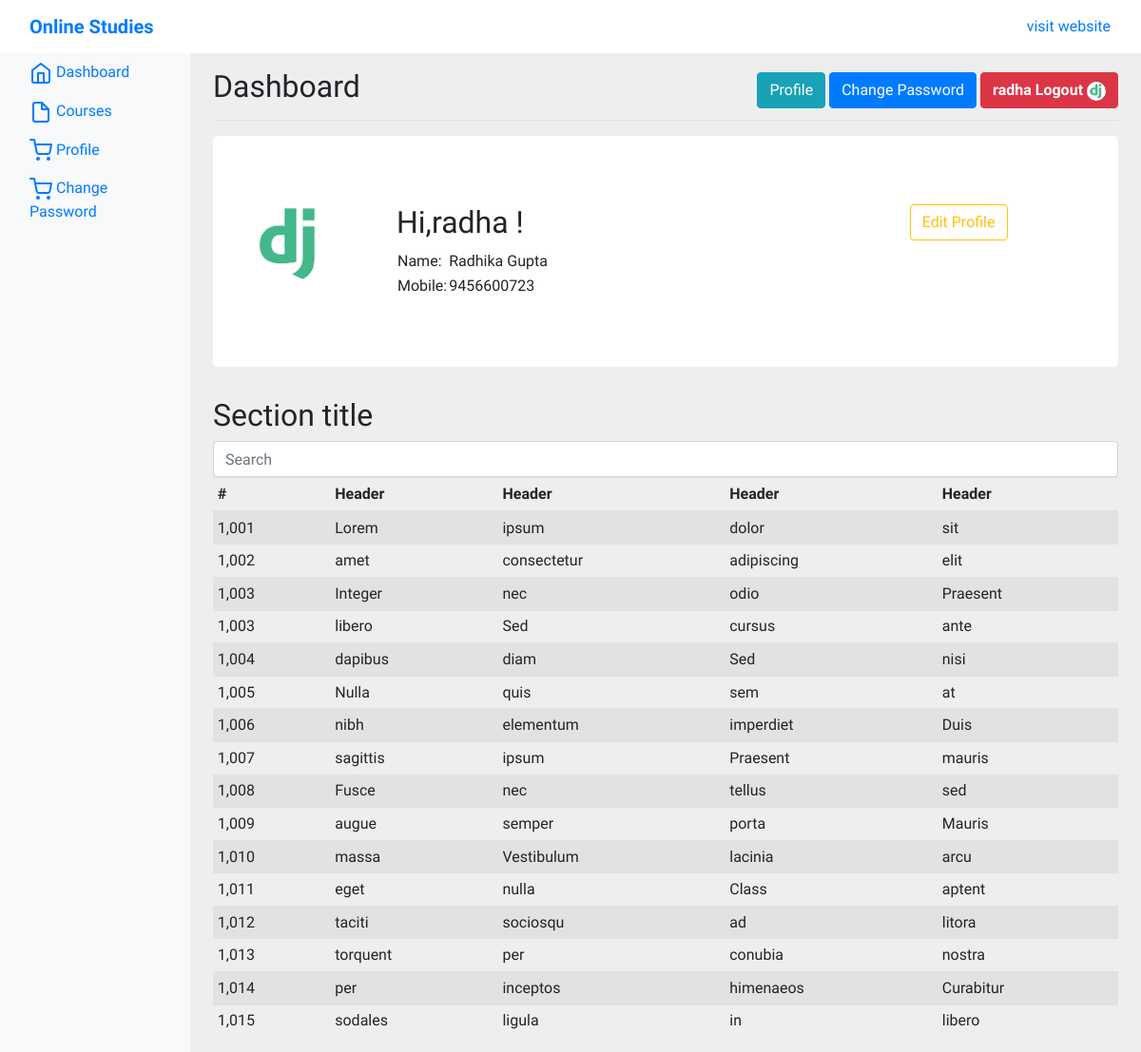
The app's page /accounts/ (signed in), older data.
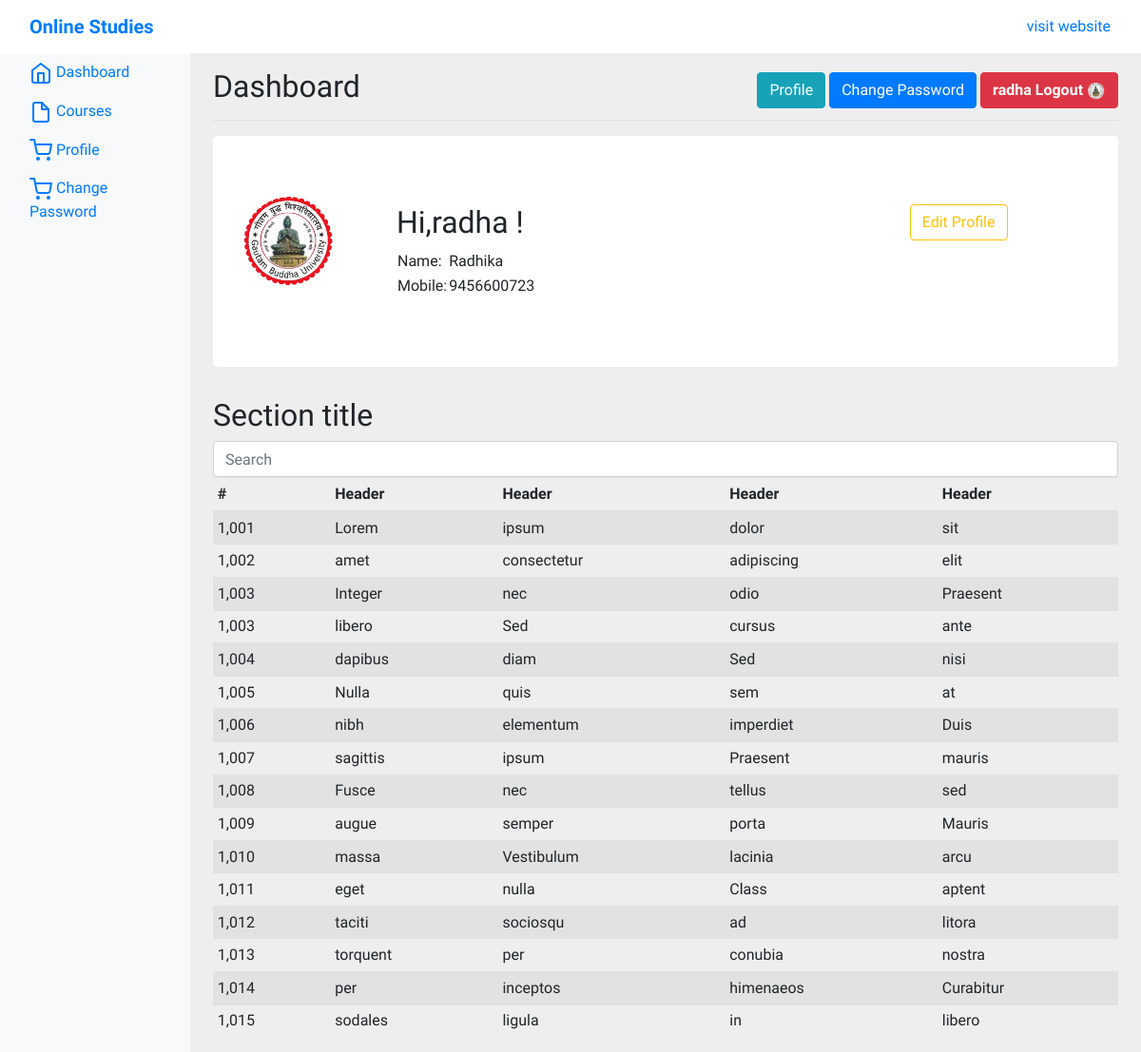
The same page, newer data.
### accounts/models.py (models this page shows, shortened)
class StudentProfile(models.Model):
    GENDER_MALE = [
        ('Male', "Male"),
        ('Female', "Female"),
        ('Other', "Other"),
    ]
    user = models.OneToOneField(User, on_delete=models.CASCADE)
    stu_roll = models.IntegerField(default=100)
    name = models.CharField(max_length=100)
    image = models.ImageField(upload_to="student_profile", default="ques.png")
    age = models.IntegerField(default=0)
    dob = models.DateField(default=datetime.today)
    gender = models.CharField(choices=GENDER_MALE, max_length=10)
    about = models.TextField()
    status = models.BooleanField(default=True)
    joining_date = models.DateTimeField(auto_now_add=True)
    update_date = models.DateTimeField(auto_now=True)
    address = models.TextField()
    mobile = models.CharField(default="", max_length=12)

### accounts/views.py (the view)
# urls.py: path('', ac_views.dashboard, name="dashboard"),
def dashboard(request):
    context = dict()
    if not request.user.is_authenticated:
        return redirect('login')
    print(request.user)
    student = StudentProfile.objects.get(user=request.user)
    context['student'] = student
    return render(request, 'accounts/dashboard.html', context)

### accounts/templates/accounts/dashboard.html (shortened to what this page needs)
{% extends 'includes/main.html'%}
{% block body%}
<nav class="navbar navbar-primary sticky-top bg-white flex-md-nowrap py-2">
    <a class="navbar-brand col-sm-3 col-md-2 mr-0" href="#"><strong>Online Studies</strong></a>
    <ul class="navbar-nav px-3">
        <a href="/">visit website</a>
    </ul>
</nav>
<div class="container-fluid">
    <div class="row">
        <nav class="col-md-2 d-none d-md-block bg-light sidebar">
            <div class="sidebar-sticky">
                <ul class="nav flex-column">
                    <li class="nav-item">
                        <a class="nav-link active" href="#">
                            <span data-feather="home"></span>
                            Dashboard <span class="sr-only">(current)</span>
                        </a>
                    </li>
                    <li class="nav-item">
                        <a class="nav-link" href="#">
                            <span data-feather="file"></span>
                            Courses
                        </a>
                    </li>
                    <li class="nav-item">
                        <a class="nav-link" href="{% url 'profile'%}">
                            <span data-feather="shopping-cart"></span>
                            Profile
                        </a>
                    </li>
                    <li class="nav-item">
                        <a class="nav-link" href="{% url 'change_password'%}">
                            <span data-feather="shopping-cart"></span>
                            Change Password
                        </a>
                    </li>
                </ul>
            </div>
        </nav>
        <main role="main" class="col-md-9 ml-sm-auto col-lg-10 pt-3 px-4">
            <div class="d-flex justify-content-between flex-wrap flex-md-nowrap align-items-center pb-2 mb-3 border-bottom">
                <h1 class="h2">Dashboard</h1>
                <div class="btn-toolbar mb-2 mb-md-0">
                    <div class="btn-group">
                        <div >
                            <a class="btn btn-info" href="{% url 'profile'%}">Profile</a>
                            <a class="btn btn-primary" href="{% url 'change_password'%}">Change Password</a>
                            <a href="{% url 'logout'%}" class=" btn btn-danger" type="button"><strong> {{user}} Logout</strong> <img src="{{student.image.url}}" class="rounded-circle"
                                                             width="20px"></a>
                        </div>
                    </div>
                </div>
            </div>
            <section>
                <div class="">
                    <div class="jumbotron bg-white box-profile">
                        <div class="row">
                            <div class="col-md-2">
                                <img src="{{student.image.url}}" width="80%" class="rounded-circle">
                            </div>
                            <div class="col-md-9">
                                <div class="p-2">
                                    <a href="{% url 'profile_edit'%}" class="btn btn-outline-warning float-right">Edit Profile</a>
                                    <h2>Hi,{{user}} !</h2>
                                    <table>
                                        <tr>
                                            <td>Name:</td>
                                            <td>{{student.name}}</td>
                                        </tr>
                                        <tr>
                                            <td>Mobile:</td>
                                            <td>{{student.mobile}}</td>
                                        </tr>
                                    </table>
                                </div>
                            </div>
                        </div>
                    </div>
                </div>
            </section>
            <h2>Section title</h2>
            <input class="form-control form-control-dark w-100" type="text" placeholder="Search" aria-label="Search">
            <div class="table-responsive">
                <table class="table table-striped table-sm">
                    <thead>
                    <tr>
                        <th>#</th>
                        <th>Header</th>
                        <th>Header</th>
                        <th>Header</th>
                        <th>Header</th>
                    </tr>
                    </thead>
                    <tbody>
                    <tr>
                        <td>1,001</td>
                        <td>Lorem</td>
                        <td>ipsum</td>
                        <td>dolor</td>
                        <td>sit</td>
                    </tr>
                    <tr>
                        <td>1,002</td>
                        <td>amet</td>
                        <td>consectetur</td>
                        <td>adipiscing</td>
                        <td>elit</td>
                    </tr>
                    <tr>
                        <td>1,003</td>
                        <td>Integer</td>
                        <td>nec</td>
                        <td>odio</td>
                        <td>Praesent</td>
                    </tr>
                    <tr>
                        <td>1,003</td>
                        <td>libero</td>
                        <td>Sed</td>
                        <td>cursus</td>
                        <td>ante</td>
                    </tr>
                    <tr>
                        <td>1,004</td>
                        <td>dapibus</td>
                        <td>diam</td>
                        <td>Sed</td>
                        <td>nisi</td>
                    </tr>
                    <tr>
                        <td>1,005</td>
                        <td>Nulla</td>
                        <td>quis</td>
                        <td>sem</td>
                        <td>at</td>
                    </tr>
                    <tr>
                        <td>1,006</td>
                        <td>nibh</td>
                        <td>elementum</td>
                        <td>imperdiet</td>
                        <td>Duis</td>
                    </tr>
                    <tr>
                        <td>1,007</td>
                        <td>sagittis</td>
                        <td>ipsum</td>
                        <td>Praesent</td>
                        <td>mauris</td>
                    </tr>
                    <tr>
                        <td>1,008</td>
                        <td>Fusce</td>
                        <td>nec</td>
                        <td>tellus</td>
                        <td>sed</td>
                    </tr>
                    <tr>
                        <td>1,009</td>
                        <td>augue</td>
                        <td>semper</td>
                        <td>porta</td>
                        <td>Mauris</td>
                    </tr>
                    <tr>
                        <td>1,010</td>
                        <td>massa</td>
                        <td>Vestibulum</td>
                        <td>lacinia</td>
                        <td>arcu</td>
                    </tr>
                    <tr>
                        <td>1,011</td>
                        <td>eget</td>
                        <td>nulla</td>
                        <td>Class</td>
                        <td>aptent</td>
                    </tr>
                    <tr>
                        <td>1,012</td>
                        <td>taciti</td>
                        <td>sociosqu</td>
                        <td>ad</td>
                        <td>litora</td>
                    </tr>
                    <tr>
                        <td>1,013</td>
                        <td>torquent</td>
                        <td>per</td>
                        <td>conubia</td>
                        <td>nostra</td>
                    </tr>
                    <tr>
                        <td>1,014</td>
                        <td>per</td>
                        <td>inceptos</td>
                        <td>himenaeos</td>
                        <td>Curabitur</td>
                    </tr>
                    <tr>
                        <td>1,015</td>
                        <td>sodales</td>
                        <td>ligula</td>
                        <td>in</td>
                        <td>libero</td>
                    </tr>
                    </tbody>
                </table>
            </div>
        </main>
    </div>
</div>
{% endblock%}

### accounts/templates/includes/main.html (shortened to what this page needs)
<!DOCTYPE html>
<html lang="en">
<head>
    {% load static%}
    <link rel="stylesheet" href="{% static 'css/bootstrap.css'%}">
    <link rel="stylesheet" href="{% static 'css/style.css'%}">
</head>
<body>
{% block body%}
{% endblock %}
</body>
</html>

### static/css/style.css (style rules this page uses)
body { background: #eee; font-family: 'Nanum Gothic', sans-serif; font-family: 'Roboto Condensed', sans-serif; }

Row changes from the older to the newer data that the page shows:
changed StudentProfile: image: a different picture; name "Radhika Gupta" → "Radhika"
